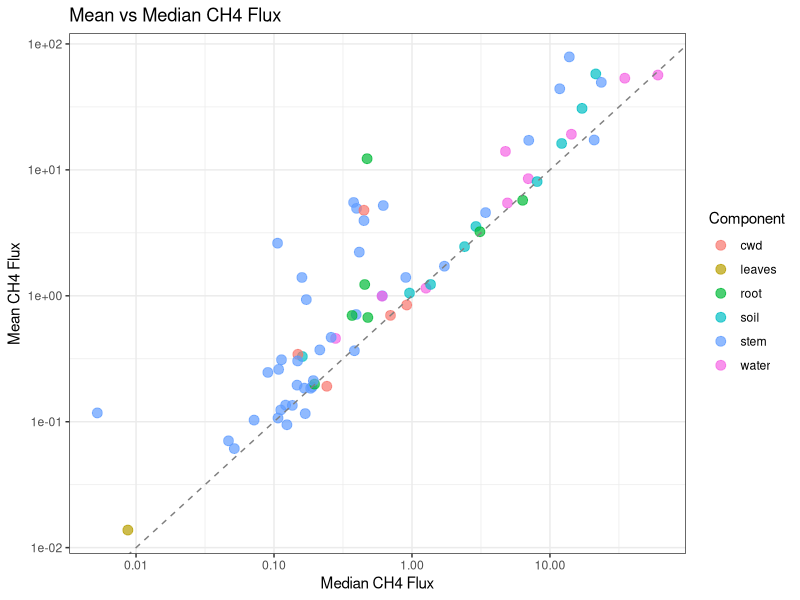

Source code (R):
#!/usr/bin/env Rscript
# ===============================================================================
# Flux Statistics - Single Comprehensive Table
# FIXED: Converts height_corrected to numeric before binning
# ===============================================================================

# Read the data (assumes you have this loaded)
if (requireNamespace("here", quietly = TRUE)) setwd(here::here())   # run from the project root
df <- read.csv("output/data_products/combined_gas_flux_dataset.csv")



library(dplyr)
library(ggplot2)
library(tidyr)
library(writexl)
library(stringr)

# Helper Functions --------------------------------------------------------------

# Geometric stats: computed on positive values only.
# For flux data, negative values indicate net uptake (real signal).
# Geometric mean/SD/SE are only meaningful for strictly positive data,
# so we filter to positive values and report the count (n_pos) alongside.
geom_mean <- function(x, na.rm = TRUE) {
  if (na.rm) x <- x[!is.na(x) & is.finite(x)]
  x_pos <- x[x > 0]
  if (length(x_pos) == 0) return(NA_real_)
  exp(mean(log(x_pos)))
}

geom_sd <- function(x, na.rm = TRUE) {
  if (na.rm) x <- x[!is.na(x) & is.finite(x)]
  x_pos <- x[x > 0]
  if (length(x_pos) <= 1) return(NA_real_)
  exp(sd(log(x_pos)))
}

geom_se <- function(x, na.rm = TRUE) {
  if (na.rm) x <- x[!is.na(x) & is.finite(x)]
  x_pos <- x[x > 0]
  n <- length(x_pos)
  if (n <= 1) return(NA_real_)
  exp(sd(log(x_pos)) / sqrt(n))
}

# Bootstrap mean and 95% CI (BCa if possible, percentile fallback)
boot_mean_ci <- function(x, R = 5000, conf = 0.95) {
  x <- x[!is.na(x) & is.finite(x)]
  n <- length(x)
  if (n < 3) return(list(boot_mean = mean(x), boot_lo = NA_real_, boot_hi = NA_real_))

  set.seed(42)
  boot_means <- replicate(R, mean(sample(x, n, replace = TRUE)))
  alpha <- (1 - conf) / 2
  list(
    boot_mean = mean(boot_means),
    boot_lo = unname(quantile(boot_means, alpha)),
    boot_hi = unname(quantile(boot_means, 1 - alpha))
  )
}

calc_stats <- function(data, var_name) {
  x <- data[[var_name]]
  x <- x[!is.na(x) & is.finite(x)]

  if (length(x) == 0) {
    return(tibble(
      n = 0L,
      n_pos = 0L,
      median = NA_real_,
      mean = NA_real_,
      boot_mean = NA_real_,
      boot_ci_lo = NA_real_,
      boot_ci_hi = NA_real_,
      geom_mean = NA_real_,
      sd = NA_real_,
      se = NA_real_,
      geom_sd = NA_real_,
      geom_se = NA_real_
    ))
  }

  n <- length(x)
  n_pos <- sum(x > 0)
  mean_val <- mean(x)
  sd_val <- sd(x)
  bci <- boot_mean_ci(x)

  tibble(
    n = n,
    n_pos = n_pos,
    median = median(x),
    mean = mean_val,
    boot_mean = bci$boot_mean,
    boot_ci_lo = bci$boot_lo,
    boot_ci_hi = bci$boot_hi,
    geom_mean = geom_mean(x),
    sd = sd_val,
    se = sd_val / sqrt(n),
    geom_sd = geom_sd(x),
    geom_se = geom_se(x)
  )
}

# Main Analysis -----------------------------------------------------------------

cat("\n===============================================================================\n")
cat("FLUX STATISTICS TABLE\n")
cat("===============================================================================\n\n")

# Process data ------------------------------------------------------------------
cat("Processing data...\n")

df_processed <- df %>%
  mutate(
    # Extract month
    month_extracted = case_when(
      !is.na(month) ~ as.integer(month),
      !is.na(month_year) ~ as.integer(str_sub(month_year, -2, -1)),
      TRUE ~ NA_integer_
    ),
    
    # Define season
    season = case_when(
      month_extracted == 3 ~ "dry",
      month_extracted == 10 ~ "wet",
      TRUE ~ NA_character_
    ),
    
    # Define disturbance level
    disturbance_level = case_when(
      plot %in% c("SRS5", "SRS6", "RB10") ~ "healthy",
      plot == "BL60" ~ "regenerating",
      plot %in% c("CP40", "FLM30", "MI") ~ "ghost",
      plot == "SE1" ~ "scrub",
      TRUE ~ NA_character_
    ),
    
    # Component
    component_base = case_when(
      !is.na(component) ~ component,
      #!is.na(surface) ~ surface,
      TRUE ~ "unknown"
    ),
    
    # CRITICAL FIX: Convert height_corrected to numeric first!
    height_corrected_numeric = as.numeric(height_corrected),
    
    # Height categories for stems/pneumatophores
    height_category = case_when(
      grepl("stem|pneum", component_base, ignore.case = TRUE) & !is.na(height_corrected_numeric) &
        height_corrected_numeric >= 0 ~
        as.character(cut(height_corrected_numeric,
                         breaks = c(0, 50, 100, 150, Inf),
                         labels = c("0-50cm", "50-100cm", "100-150cm", ">150cm"),
                         right = FALSE,
                         include.lowest = TRUE)),
      grepl("stem|pneum", component_base, ignore.case = TRUE) & !is.na(height_corrected_numeric) &
        height_corrected_numeric < 0 ~ "submerged",
      grepl("stem|pneum", component_base, ignore.case = TRUE) & is.na(height_corrected_numeric) ~ "unknown",
      TRUE ~ NA_character_
    )
  )

cat("✓ Converted height_corrected to numeric\n")
cat("✓ Created height categories\n\n")

# Filter data
df_analyzed <- df_processed %>%
  filter(
    !is.na(season),
    plot %in% c("BL60", "CP40", "FLM30", "MI", "RB10", "SE1", "SRS5", "SRS6")
  )

cat("Rows analyzed:", nrow(df_analyzed), "\n\n")

# Check height categories
cat("Height category distribution for stems:\n")
stem_heights <- df_analyzed %>%
  filter(component_base == "stem") %>%
  group_by(height_category) %>%
  summarise(
    n = n(),
    min_height_corrected = min(height_corrected_numeric, na.rm = TRUE),
    max_height_corrected = max(height_corrected_numeric, na.rm = TRUE),
    .groups = "drop"
  ) %>%
  arrange(height_category)

print(stem_heights)
cat("\n")

# Calculate statistics ----------------------------------------------------------
cat("Calculating CH4 statistics...\n")

ch4_stats <- df_analyzed %>%
  group_by(season, plot, disturbance_level, component_base, height_category) %>%
  reframe(calc_stats(pick(everything()), "CH4_best.flux")) %>%
  mutate(gas = "CH4") %>%
  ungroup()

cat("Calculating CO2 statistics...\n")

co2_stats <- df_analyzed %>%
  group_by(season, plot, disturbance_level, component_base, height_category) %>%
  reframe(calc_stats(pick(everything()), "CO2_best.flux")) %>%
  mutate(gas = "CO2") %>%
  ungroup()

# Combine into one table --------------------------------------------------------
cat("Creating final table...\n\n")

final_table <- bind_rows(ch4_stats, co2_stats) %>%
  pivot_wider(
    names_from = gas,
    values_from = c(n, n_pos, median, mean, boot_mean, boot_ci_lo, boot_ci_hi,
                     geom_mean, sd, se, geom_sd, geom_se),
    names_sep = "_"
  ) %>%
  # Remove empty groups where BOTH gases have n=0
  filter(!(n_CH4 == 0 & n_CO2 == 0)) %>%
  arrange(season, disturbance_level, plot, component_base, height_category) %>%
  select(
    season,
    plot,
    disturbance_level,
    component_base,
    height_category,
    n_CH4, n_pos_CH4, median_CH4, mean_CH4,
    boot_mean_CH4, boot_ci_lo_CH4, boot_ci_hi_CH4,
    geom_mean_CH4, sd_CH4, se_CH4, geom_sd_CH4, geom_se_CH4,
    n_CO2, n_pos_CO2, median_CO2, mean_CO2,
    boot_mean_CO2, boot_ci_lo_CO2, boot_ci_hi_CO2,
    geom_mean_CO2, sd_CO2, se_CO2, geom_sd_CO2, geom_se_CO2
  )

# Display results ---------------------------------------------------------------
cat("===============================================================================\n")
cat("FINAL TABLE\n")
cat("===============================================================================\n\n")

cat("Total rows:", nrow(final_table), "\n")
cat("Seasons:", paste(unique(final_table$season), collapse = ", "), "\n")
cat("Plots:", paste(sort(unique(final_table$plot)), collapse = ", "), "\n")
cat("Components:", paste(sort(unique(final_table$component_base)), collapse = ", "), "\n\n")

# Check height categories in final table
stem_rows <- final_table %>% filter(component_base == "stem")
cat("Stem rows by height category:\n")
height_summary <- stem_rows %>%
  group_by(height_category) %>%
  summarise(
    n_rows = n(),
    total_measurements_CH4 = sum(n_CH4, na.rm = TRUE),
    .groups = "drop"
  ) %>%
  arrange(height_category)
print(height_summary)
cat("\n")

cat("Preview (first 50 rows):\n")
print(final_table, n = 50)

# Save --------------------------------------------------------------------------
cat("\n\nSaving results...\n")

write.csv(final_table, "output/data_products/flux_statistics_table.csv", row.names = FALSE)

cat("Done!\n")

# Return the table
invisible(final_table)




# Simple mean vs median plot
ggplot(final_table, aes(x = median_CH4, y = mean_CH4)) +
  geom_point(aes(color = component_base), size = 3, alpha = 0.7) +
  geom_abline(intercept = 0, slope = 1, linetype = "dashed", color = "gray50") +
  scale_x_log10() +
  scale_y_log10() +
  labs(
    x = "Median CH4 Flux",
    y = "Mean CH4 Flux",
    color = "Component",
    title = "Mean vs Median CH4 Flux"
  ) +
  theme_bw()
